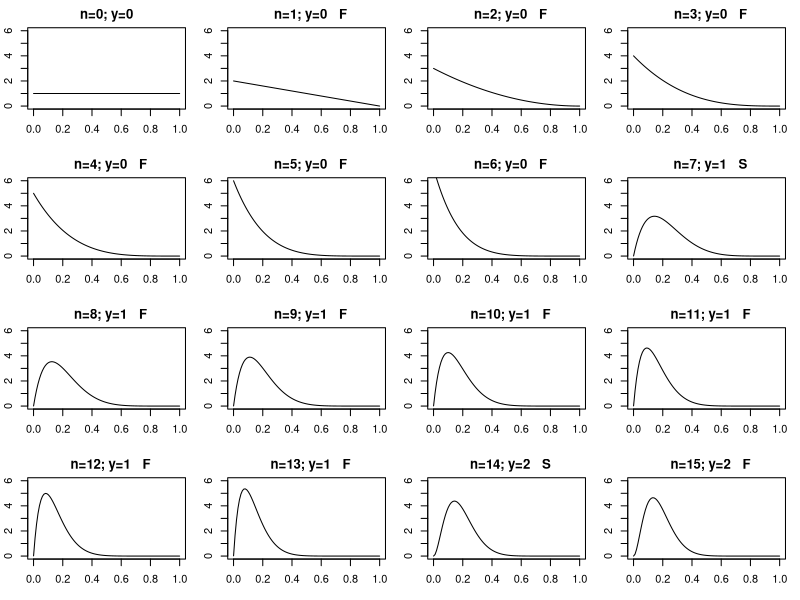
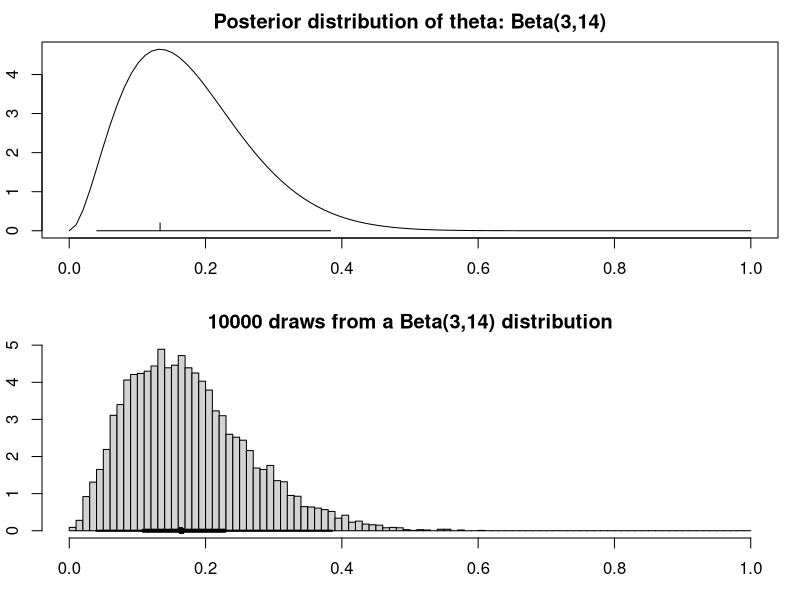
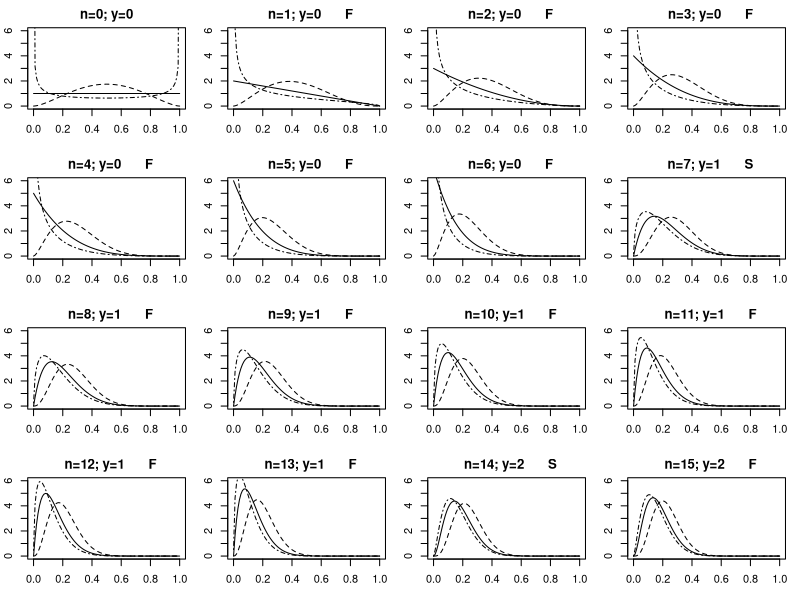

Generate these figures, in order, with R:
# Appendix: R code for the Binomial data example
yi <- c(0, 0, 0, 0, 0, 0, 1, 0, 0, 0, 0, 0, 0, 1, 0)
n <- length(yi)
theta <- seq(0.0001, 0.9999, length=100)
# Analysis with the Un(0,1) prior
# prior 1:  Un(0,1)
par(mar=c(3,2,2,1)+0.1)
alpha1 <- beta1 <- 1
par(mfrow=c(4,4))
y <- 0
dens <- dbeta(theta, alpha1, beta1)
plot(theta, dens, type="l", ylim=c(0,6), ylab="density")
title(main=paste("n=", 0, "; y=", 0, sep=""))
for (i in (1:n))
{
  y <- y + yi[i]
  dens <- dbeta(theta, alpha1+y, beta1+i-y)
  plot(theta, dens, type="l", ylim=c(0,6), ylab="density")
  if(yi[i] == 1) out <- "S" else out <- "F"
  title(main=paste("  n=", i, "; y=", y, "   ", out, sep=""))
}

# Exact 95% Posterior interval in (lower, upper)
par(mfrow=c(2,1), mar=c(3,2,2,1)+0.1)
y <- sum(yi)
alphaU <- alpha1 + y
betaU <- beta1 + n - y
dens <- dbeta(theta, alphaU, betaU)
plot(theta, dens, type="l", ylab="density")
title(main=paste("Posterior distribution of theta: Beta(",
        alphaU, ",", betaU, ")", sep=""))
modtheta <- (alphaU - 1) / (alphaU + betaU - 2)
lines(rep(modtheta, 2), c(0, 0.2))
lower <- qbeta(p=0.025, alphaU, betaU)
upper <- qbeta(p=0.975, alphaU, betaU)
lines(c(lower, upper), rep(0, 2))
#> c(lower, upper)
#[1] 0.04047373 0.38347624
# Summaries of the posterior using simulation
set.seed(432)                     # set seed to be able to reproduce results
nsamp <- 10000
draws <- rbeta(nsamp, alphaU, betaU)
hist(draws, breaks=seq(0, 1, by=0.01), prob=T, main="")
title(main=paste(nsamp, " draws from a Beta(",
        alphaU, ",", betaU, ") distribution", sep=""))
sorted <- sort(draws)
lower95 <- sorted[nsamp * 0.025]
upper95 <- sorted[nsamp * 0.975 + 1]
lower50 <- sorted[nsamp * 0.25]
upper50 <- sorted[nsamp * 0.75 + 1]
med <- median(sorted)

lines(c(lower95, upper95), rep(0, 2), lwd=2)
lines(c(lower50, upper50), rep(0, 2), lwd=4)
points(med, 0, pch=16, cex=1)
#> c(lower95, upper95)
#[1] 0.03951703 0.38566722
# Comparison of the analyses with the 3 priors
# prior 2: alpha, beta s.t. E(theta)=0.5, sqrt(Var(theta)) = 0.2
alpha2 <- beta2 <- 2.625
# prior 3: Jeffrey’s prior
alpha3 <- beta3 <- 0.5
par(mfrow=c(4,4), mar=c(3,2,2,1)+0.1)
y <- 0
dens <- cbind(dbeta(theta, alpha1, beta1),
              dbeta(theta, alpha2, beta2),
              dbeta(theta, alpha3, beta3))
matplot(theta, dens, type="l", lty=c(1,2,4), col=1, ylim=c(0,6),
        ylab="density")
title(main=paste("n=", 0, "; y=", 0, sep=""))
for (i in (1:n))
{
  y <- y + yi[i]
  dens <- cbind(dbeta(theta, alpha1+y, beta1+i-y),
                dbeta(theta, alpha2+y, beta2+i-y),
                dbeta(theta, alpha3+y, beta3+i-y))
  matplot(theta, dens, type="l", lty=c(1,2,4), col=1, ylim=c(0,6),
          ylab="density")
  if(yi[i] == 1) out <- "S" else out <- "F"
  title(main=paste("  n=", i, "; y=", y, "      ", out, sep=""))
}